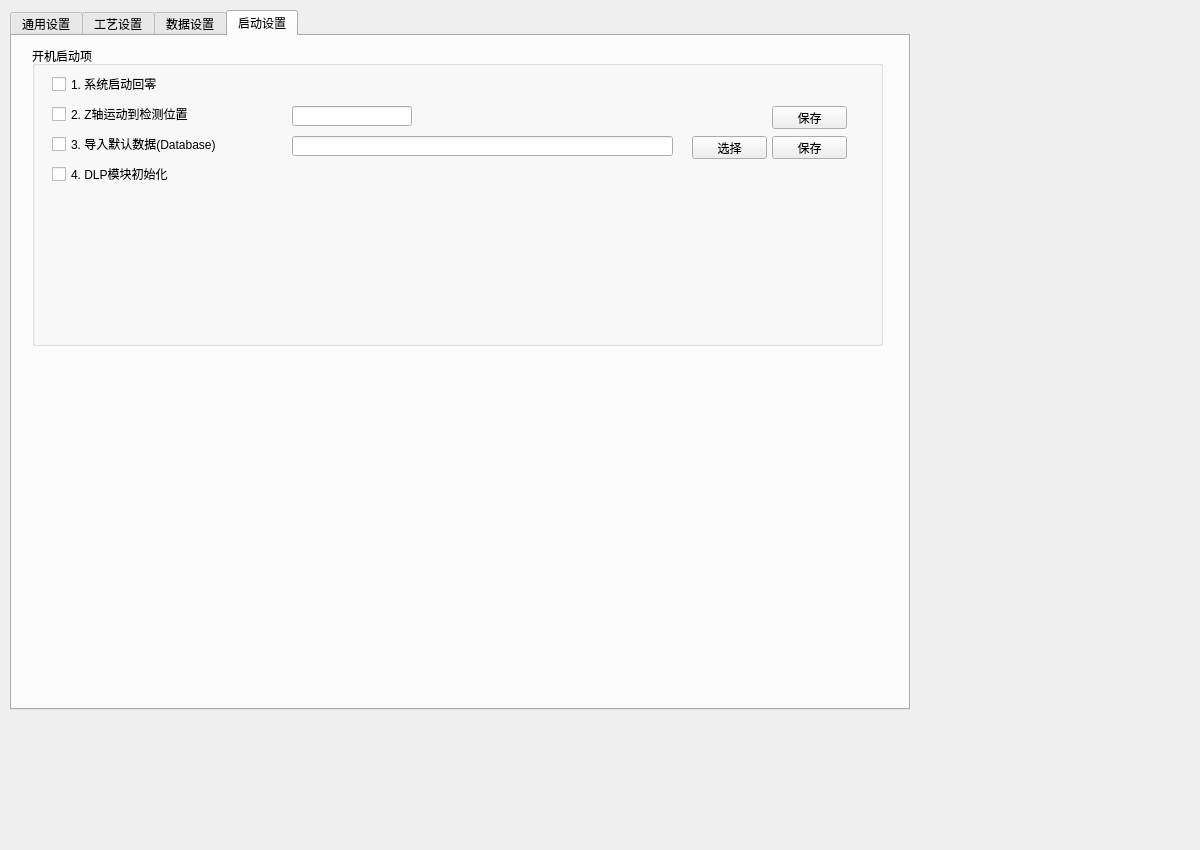
<?xml version="1.0" encoding="UTF-8"?>
<ui version="4.0">
 <class>QWorkSetting</class>
 <widget class="QWidget" name="QWorkSetting">
  <property name="geometry">
   <rect>
    <x>0</x>
    <y>0</y>
    <width>1200</width>
    <height>850</height>
   </rect>
  </property>
  <property name="windowTitle">
   <string>QWorkSetting</string>
  </property>
  <widget class="QTabWidget" name="tabWidget">
   <property name="geometry">
    <rect>
     <x>10</x>
     <y>10</y>
     <width>900</width>
     <height>700</height>
    </rect>
   </property>
   <property name="currentIndex">
    <number>3</number>
   </property>
   <widget class="QWidget" name="tab">
    <attribute name="title">
     <string>通用设置</string>
    </attribute>
    <widget class="QGroupBox" name="groupBox">
     <property name="geometry">
      <rect>
       <x>40</x>
       <y>25</y>
       <width>561</width>
       <height>86</height>
      </rect>
     </property>
     <property name="title">
      <string>速度选择</string>
     </property>
     <widget class="QRadioButton" name="radioButton">
      <property name="geometry">
       <rect>
        <x>25</x>
        <y>40</y>
        <width>89</width>
        <height>16</height>
       </rect>
      </property>
      <property name="text">
       <string>低速运行</string>
      </property>
     </widget>
     <widget class="QRadioButton" name="radioButton_2">
      <property name="geometry">
       <rect>
        <x>150</x>
        <y>40</y>
        <width>89</width>
        <height>16</height>
       </rect>
      </property>
      <property name="text">
       <string>中速运行</string>
      </property>
     </widget>
     <widget class="QRadioButton" name="radioButton_3">
      <property name="geometry">
       <rect>
        <x>295</x>
        <y>40</y>
        <width>89</width>
        <height>16</height>
       </rect>
      </property>
      <property name="text">
       <string>高速运行</string>
      </property>
     </widget>
     <widget class="QRadioButton" name="radioButton_4">
      <property name="geometry">
       <rect>
        <x>440</x>
        <y>40</y>
        <width>89</width>
        <height>16</height>
       </rect>
      </property>
      <property name="text">
       <string>全速运行</string>
      </property>
     </widget>
    </widget>
    <widget class="QCheckBox" name="checkBox_3">
     <property name="geometry">
      <rect>
       <x>51</x>
       <y>390</y>
       <width>101</width>
       <height>16</height>
      </rect>
     </property>
     <property name="text">
      <string>启用安全门</string>
     </property>
    </widget>
    <widget class="QCheckBox" name="checkBox_safe_grating">
     <property name="geometry">
      <rect>
       <x>170</x>
       <y>390</y>
       <width>121</width>
       <height>16</height>
      </rect>
     </property>
     <property name="text">
      <string>启动安全光栅</string>
     </property>
    </widget>
    <widget class="QPushButton" name="pushButton_2">
     <property name="geometry">
      <rect>
       <x>525</x>
       <y>150</y>
       <width>75</width>
       <height>23</height>
      </rect>
     </property>
     <property name="text">
      <string>保存</string>
     </property>
    </widget>
    <widget class="QCheckBox" name="checkBox">
     <property name="geometry">
      <rect>
       <x>50</x>
       <y>121</y>
       <width>111</width>
       <height>16</height>
      </rect>
     </property>
     <property name="text">
      <string>记录检测数据</string>
     </property>
    </widget>
    <widget class="QPushButton" name="pushButton_3">
     <property name="geometry">
      <rect>
       <x>525</x>
       <y>210</y>
       <width>75</width>
       <height>23</height>
      </rect>
     </property>
     <property name="text">
      <string>保存</string>
     </property>
    </widget>
    <widget class="QLineEdit" name="lineEdit_2">
     <property name="geometry">
      <rect>
       <x>50</x>
       <y>210</y>
       <width>381</width>
       <height>20</height>
      </rect>
     </property>
     <property name="echoMode">
      <enum>QLineEdit::NoEcho</enum>
     </property>
    </widget>
    <widget class="QPushButton" name="pushButton_4">
     <property name="geometry">
      <rect>
       <x>445</x>
       <y>210</y>
       <width>75</width>
       <height>23</height>
      </rect>
     </property>
     <property name="text">
      <string>选择</string>
     </property>
    </widget>
    <widget class="QGroupBox" name="groupBox_3">
     <property name="geometry">
      <rect>
       <x>39</x>
       <y>310</y>
       <width>571</width>
       <height>61</height>
      </rect>
     </property>
     <property name="title">
      <string>设备类型</string>
     </property>
     <widget class="QPushButton" name="pushButton_5">
      <property name="geometry">
       <rect>
        <x>410</x>
        <y>20</y>
        <width>75</width>
        <height>23</height>
       </rect>
      </property>
      <property name="text">
       <string>保存</string>
      </property>
     </widget>
     <widget class="QLabel" name="label_3">
      <property name="geometry">
       <rect>
        <x>210</x>
        <y>21</y>
        <width>81</width>
        <height>16</height>
       </rect>
      </property>
      <property name="text">
       <string>工位类型：</string>
      </property>
     </widget>
     <widget class="QComboBox" name="comboBox">
      <property name="geometry">
       <rect>
        <x>280</x>
        <y>20</y>
        <width>101</width>
        <height>22</height>
       </rect>
      </property>
     </widget>
     <widget class="QComboBox" name="comboBoxSelectStation">
      <property name="geometry">
       <rect>
        <x>90</x>
        <y>20</y>
        <width>101</width>
        <height>22</height>
       </rect>
      </property>
     </widget>
     <widget class="QLabel" name="label_22">
      <property name="geometry">
       <rect>
        <x>20</x>
        <y>22</y>
        <width>71</width>
        <height>16</height>
       </rect>
      </property>
      <property name="text">
       <string>工位选择：</string>
      </property>
     </widget>
    </widget>
    <widget class="QCheckBox" name="checkBox_2">
     <property name="geometry">
      <rect>
       <x>50</x>
       <y>180</y>
       <width>136</width>
       <height>16</height>
      </rect>
     </property>
     <property name="text">
      <string>记录检测详细信息</string>
     </property>
    </widget>
    <widget class="QLineEdit" name="lineEdit">
     <property name="geometry">
      <rect>
       <x>50</x>
       <y>150</y>
       <width>381</width>
       <height>20</height>
      </rect>
     </property>
    </widget>
    <widget class="QPushButton" name="pushButton">
     <property name="geometry">
      <rect>
       <x>445</x>
       <y>150</y>
       <width>75</width>
       <height>23</height>
      </rect>
     </property>
     <property name="text">
      <string>选择</string>
     </property>
    </widget>
    <widget class="QCheckBox" name="checkBox_4">
     <property name="geometry">
      <rect>
       <x>50</x>
       <y>240</y>
       <width>136</width>
       <height>16</height>
      </rect>
     </property>
     <property name="text">
      <string>备份运行数据</string>
     </property>
    </widget>
    <widget class="QPushButton" name="pushButton_6">
     <property name="geometry">
      <rect>
       <x>525</x>
       <y>270</y>
       <width>75</width>
       <height>23</height>
      </rect>
     </property>
     <property name="text">
      <string>保存</string>
     </property>
    </widget>
    <widget class="QLineEdit" name="lineEdit_3">
     <property name="geometry">
      <rect>
       <x>50</x>
       <y>270</y>
       <width>381</width>
       <height>20</height>
      </rect>
     </property>
    </widget>
    <widget class="QPushButton" name="pushButton_7">
     <property name="geometry">
      <rect>
       <x>445</x>
       <y>270</y>
       <width>75</width>
       <height>23</height>
      </rect>
     </property>
     <property name="text">
      <string>选择</string>
     </property>
    </widget>
   </widget>
   <widget class="QWidget" name="tab_2">
    <attribute name="title">
     <string>工艺设置</string>
    </attribute>
    <widget class="QGroupBox" name="groupBox_6">
     <property name="geometry">
      <rect>
       <x>20</x>
       <y>10</y>
       <width>851</width>
       <height>131</height>
      </rect>
     </property>
     <property name="title">
      <string>通用设置</string>
     </property>
     <widget class="QLabel" name="label">
      <property name="geometry">
       <rect>
        <x>30</x>
        <y>30</y>
        <width>72</width>
        <height>15</height>
       </rect>
      </property>
      <property name="text">
       <string>DLP模式:</string>
      </property>
     </widget>
     <widget class="QComboBox" name="comboBox_dlpMode">
      <property name="geometry">
       <rect>
        <x>140</x>
        <y>26</y>
        <width>120</width>
        <height>22</height>
       </rect>
      </property>
     </widget>
     <widget class="QPushButton" name="pushButton_DlpSave">
      <property name="geometry">
       <rect>
        <x>740</x>
        <y>80</y>
        <width>100</width>
        <height>28</height>
       </rect>
      </property>
      <property name="text">
       <string>保存</string>
      </property>
     </widget>
    </widget>
    <widget class="QGroupBox" name="groupBox_2">
     <property name="geometry">
      <rect>
       <x>20</x>
       <y>160</y>
       <width>851</width>
       <height>211</height>
      </rect>
     </property>
     <property name="title">
      <string>设置</string>
     </property>
     <widget class="QLabel" name="label_2">
      <property name="geometry">
       <rect>
        <x>30</x>
        <y>34</y>
        <width>72</width>
        <height>15</height>
       </rect>
      </property>
      <property name="text">
       <string>DLP 数量:</string>
      </property>
     </widget>
     <widget class="QComboBox" name="comboBox_triggerNum">
      <property name="geometry">
       <rect>
        <x>140</x>
        <y>30</y>
        <width>120</width>
        <height>22</height>
       </rect>
      </property>
     </widget>
     <widget class="QPushButton" name="pushButton_trigger_save">
      <property name="geometry">
       <rect>
        <x>740</x>
        <y>160</y>
        <width>100</width>
        <height>28</height>
       </rect>
      </property>
      <property name="text">
       <string>保存</string>
      </property>
     </widget>
     <widget class="QLabel" name="label_4">
      <property name="geometry">
       <rect>
        <x>30</x>
        <y>70</y>
        <width>72</width>
        <height>15</height>
       </rect>
      </property>
      <property name="text">
       <string>采图数量:</string>
      </property>
     </widget>
     <widget class="QLineEdit" name="lineEdit_trigger_caputured_num">
      <property name="geometry">
       <rect>
        <x>140</x>
        <y>68</y>
        <width>120</width>
        <height>21</height>
       </rect>
      </property>
     </widget>
     <widget class="QLabel" name="label_8">
      <property name="geometry">
       <rect>
        <x>270</x>
        <y>100</y>
        <width>31</width>
        <height>16</height>
       </rect>
      </property>
      <property name="text">
       <string>ms</string>
      </property>
     </widget>
     <widget class="QLineEdit" name="lineEdit_trigger_pattern_exposure">
      <property name="geometry">
       <rect>
        <x>140</x>
        <y>98</y>
        <width>120</width>
        <height>21</height>
       </rect>
      </property>
     </widget>
     <widget class="QLabel" name="label_9">
      <property name="geometry">
       <rect>
        <x>30</x>
        <y>100</y>
        <width>111</width>
        <height>16</height>
       </rect>
      </property>
      <property name="text">
       <string>Pattern 曝光:</string>
      </property>
     </widget>
     <widget class="QLabel" name="label_10">
      <property name="geometry">
       <rect>
        <x>270</x>
        <y>130</y>
        <width>31</width>
        <height>16</height>
       </rect>
      </property>
      <property name="text">
       <string>ms</string>
      </property>
     </widget>
     <widget class="QLineEdit" name="lineEdit_trigger_pattern_period">
      <property name="geometry">
       <rect>
        <x>140</x>
        <y>128</y>
        <width>120</width>
        <height>21</height>
       </rect>
      </property>
     </widget>
     <widget class="QLabel" name="label_11">
      <property name="geometry">
       <rect>
        <x>30</x>
        <y>130</y>
        <width>121</width>
        <height>16</height>
       </rect>
      </property>
      <property name="text">
       <string>Pattern 间隔:</string>
      </property>
     </widget>
     <widget class="QLabel" name="label_12">
      <property name="geometry">
       <rect>
        <x>550</x>
        <y>130</y>
        <width>31</width>
        <height>16</height>
       </rect>
      </property>
      <property name="text">
       <string>ms</string>
      </property>
     </widget>
     <widget class="QLabel" name="label_13">
      <property name="geometry">
       <rect>
        <x>310</x>
        <y>100</y>
        <width>111</width>
        <height>16</height>
       </rect>
      </property>
      <property name="text">
       <string>Light 曝光:</string>
      </property>
     </widget>
     <widget class="QLabel" name="label_14">
      <property name="geometry">
       <rect>
        <x>550</x>
        <y>100</y>
        <width>31</width>
        <height>16</height>
       </rect>
      </property>
      <property name="text">
       <string>us</string>
      </property>
     </widget>
     <widget class="QLineEdit" name="lineEdit_trigger_light_period">
      <property name="geometry">
       <rect>
        <x>420</x>
        <y>128</y>
        <width>120</width>
        <height>21</height>
       </rect>
      </property>
     </widget>
     <widget class="QLineEdit" name="lineEdit_trigger_light_exposure">
      <property name="geometry">
       <rect>
        <x>420</x>
        <y>98</y>
        <width>120</width>
        <height>21</height>
       </rect>
      </property>
     </widget>
     <widget class="QLabel" name="label_15">
      <property name="geometry">
       <rect>
        <x>310</x>
        <y>130</y>
        <width>121</width>
        <height>16</height>
       </rect>
      </property>
      <property name="text">
       <string>Light 间隔:</string>
      </property>
     </widget>
     <widget class="QLabel" name="label_5">
      <property name="geometry">
       <rect>
        <x>570</x>
        <y>100</y>
        <width>231</width>
        <height>16</height>
       </rect>
      </property>
      <property name="text">
       <string>注： &gt; 250 us 并且 &lt;1000 us</string>
      </property>
     </widget>
    </widget>
   </widget>
   <widget class="QWidget" name="tab_3">
    <attribute name="title">
     <string>数据设置</string>
    </attribute>
    <widget class="QGroupBox" name="groupBox_4">
     <property name="geometry">
      <rect>
       <x>20</x>
       <y>10</y>
       <width>350</width>
       <height>301</height>
      </rect>
     </property>
     <property name="title">
      <string>视觉通用设置</string>
     </property>
     <widget class="QCheckBox" name="checkBox_LogAllCase">
      <property name="geometry">
       <rect>
        <x>20</x>
        <y>60</y>
        <width>121</width>
        <height>16</height>
       </rect>
      </property>
      <property name="text">
       <string>启用错误日志</string>
      </property>
     </widget>
     <widget class="QPushButton" name="pushButton_PRInit">
      <property name="geometry">
       <rect>
        <x>40</x>
        <y>160</y>
        <width>121</width>
        <height>34</height>
       </rect>
      </property>
      <property name="text">
       <string>系统初始化</string>
      </property>
     </widget>
     <widget class="QPushButton" name="pushButton_PRRelease">
      <property name="geometry">
       <rect>
        <x>180</x>
        <y>160</y>
        <width>121</width>
        <height>34</height>
       </rect>
      </property>
      <property name="text">
       <string>系统释放</string>
      </property>
     </widget>
     <widget class="Line" name="line_4">
      <property name="geometry">
       <rect>
        <x>20</x>
        <y>130</y>
        <width>311</width>
        <height>16</height>
       </rect>
      </property>
      <property name="orientation">
       <enum>Qt::Horizontal</enum>
      </property>
     </widget>
     <widget class="QPushButton" name="pushButton_PRClearRecord">
      <property name="geometry">
       <rect>
        <x>40</x>
        <y>210</y>
        <width>261</width>
        <height>34</height>
       </rect>
      </property>
      <property name="text">
       <string>清空所有 Record</string>
      </property>
     </widget>
     <widget class="QCheckBox" name="checkBox_AutoClearRecord">
      <property name="geometry">
       <rect>
        <x>50</x>
        <y>260</y>
        <width>171</width>
        <height>16</height>
       </rect>
      </property>
      <property name="text">
       <string>自动清空前面Record</string>
      </property>
     </widget>
     <widget class="QGroupBox" name="groupBox_LogType">
      <property name="geometry">
       <rect>
        <x>150</x>
        <y>20</y>
        <width>191</width>
        <height>101</height>
       </rect>
      </property>
      <property name="title">
       <string>日志类型：</string>
      </property>
      <widget class="QRadioButton" name="radioButton_logFailCase">
       <property name="geometry">
        <rect>
         <x>30</x>
         <y>30</y>
         <width>141</width>
         <height>19</height>
        </rect>
       </property>
       <property name="text">
        <string>记录错误日志</string>
       </property>
      </widget>
      <widget class="QRadioButton" name="radioButton_logAllCase">
       <property name="geometry">
        <rect>
         <x>30</x>
         <y>60</y>
         <width>141</width>
         <height>19</height>
        </rect>
       </property>
       <property name="text">
        <string>记录所有日志</string>
       </property>
      </widget>
     </widget>
    </widget>
   </widget>
   <widget class="QWidget" name="tab_4">
    <attribute name="title">
     <string>启动设置</string>
    </attribute>
    <widget class="QGroupBox" name="groupBox_7">
     <property name="geometry">
      <rect>
       <x>20</x>
       <y>10</y>
       <width>851</width>
       <height>300</height>
      </rect>
     </property>
     <property name="title">
      <string>开机启动项</string>
     </property>
     <widget class="QCheckBox" name="checkBox_startUpHome">
      <property name="geometry">
       <rect>
        <x>20</x>
        <y>30</y>
        <width>231</width>
        <height>16</height>
       </rect>
      </property>
      <property name="text">
       <string>1. 系统启动回零</string>
      </property>
     </widget>
     <widget class="QCheckBox" name="checkBox_startUpZReady">
      <property name="geometry">
       <rect>
        <x>20</x>
        <y>60</y>
        <width>231</width>
        <height>16</height>
       </rect>
      </property>
      <property name="text">
       <string>2. Z轴运动到检测位置</string>
      </property>
     </widget>
     <widget class="QCheckBox" name="checkBox_startUpLoadDB">
      <property name="geometry">
       <rect>
        <x>20</x>
        <y>90</y>
        <width>231</width>
        <height>16</height>
       </rect>
      </property>
      <property name="text">
       <string>3. 导入默认数据(Database)</string>
      </property>
     </widget>
     <widget class="QCheckBox" name="checkBox_startUpDLPInit">
      <property name="geometry">
       <rect>
        <x>20</x>
        <y>120</y>
        <width>231</width>
        <height>16</height>
       </rect>
      </property>
      <property name="text">
       <string>4. DLP模块初始化</string>
      </property>
     </widget>
     <widget class="QPushButton" name="pushButton_selectDBPath">
      <property name="geometry">
       <rect>
        <x>660</x>
        <y>90</y>
        <width>75</width>
        <height>23</height>
       </rect>
      </property>
      <property name="text">
       <string>选择</string>
      </property>
     </widget>
     <widget class="QPushButton" name="pushButton_saveDBPath">
      <property name="geometry">
       <rect>
        <x>740</x>
        <y>90</y>
        <width>75</width>
        <height>23</height>
       </rect>
      </property>
      <property name="text">
       <string>保存</string>
      </property>
     </widget>
     <widget class="QLineEdit" name="lineEdit_DBPath">
      <property name="geometry">
       <rect>
        <x>260</x>
        <y>90</y>
        <width>381</width>
        <height>20</height>
       </rect>
      </property>
     </widget>
     <widget class="QLineEdit" name="lineEdit_zReady">
      <property name="geometry">
       <rect>
        <x>260</x>
        <y>60</y>
        <width>120</width>
        <height>20</height>
       </rect>
      </property>
     </widget>
     <widget class="QPushButton" name="pushButton_saveZReady">
      <property name="geometry">
       <rect>
        <x>740</x>
        <y>60</y>
        <width>75</width>
        <height>23</height>
       </rect>
      </property>
      <property name="text">
       <string>保存</string>
      </property>
     </widget>
    </widget>
   </widget>
  </widget>
 </widget>
 <layoutdefault spacing="6" margin="11"/>
 <resources/>
 <connections/>
</ui>
